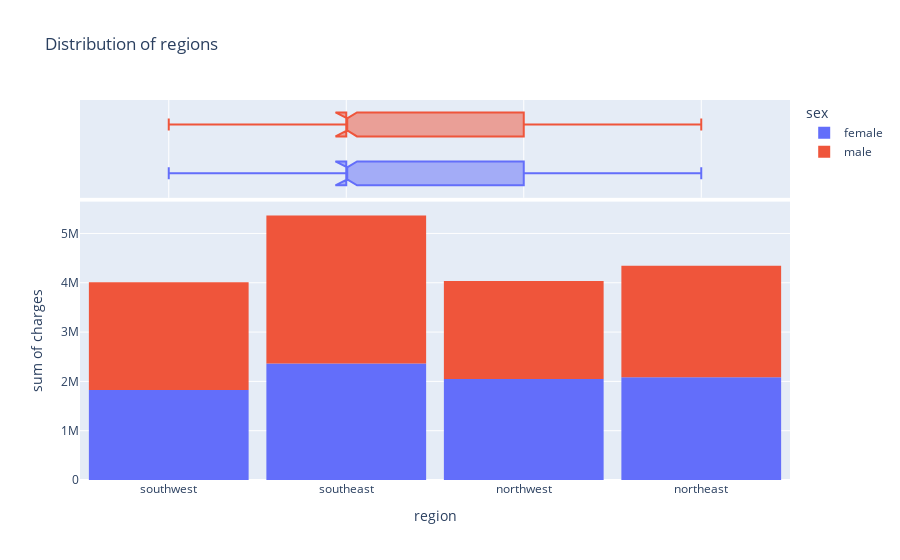

Notebook code for this chart:
### Markdown cell above
**Завдання 2**: Візуалізуйте розподіл медичних зборів (`charges`) у вигляді інтерактивної гістограми plotly з розбиттями за категоріями ознак
1. `sex`
2. `region`

Додайте маржинальний графік у вигляді бокс-плота вгорі по дикретним категоріям ознак.
Скористайтесь прикладом візуалізації з лекції.
Опишіть свої спостереження.

### Code cell
fig = px.histogram(df,
                   x='region',
                   y='charges',
                   marginal='box',
                   color='sex',
                   title='Distribution of regions')
fig.update_layout(bargap=0.1)
fig.show()

### Figure 1 — Plotly figure (JSON) as saved in the notebook; plotly's stock layout.template omitted (floating-point values rounded to 4 significant figures; data arrays with more than 128 entries replaced by an {"elided": "..."} marker saying what was removed)
{"data": [{"alignmentgroup": "True", "bingroup": "x", "histfunc": "sum", "hovertemplate": "sex=female<br>region=%{x}<br>sum of charges=%{y}<extra></extra>", "legendgroup": "female", "marker": {"color": "#636efa", "pattern": {"shape": ""}}, "name": "female", "offsetgroup": "female", "orientation": "v", "showlegend": true, "type": "histogram", "x": {"elided": "662 str values"}, "xaxis": "x", "y": {"elided": "662 float values"}, "yaxis": "y"}, {"alignmentgroup": "True", "hovertemplate": "sex=female<br>region=%{x}<extra></extra>", "legendgroup": "female", "marker": {"color": "#636efa"}, "name": "female", "notched": true, "offsetgroup": "female", "showlegend": false, "type": "box", "x": {"elided": "662 str values"}, "xaxis": "x2", "yaxis": "y2"}, {"alignmentgroup": "True", "bingroup": "x", "histfunc": "sum", "hovertemplate": "sex=male<br>region=%{x}<br>sum of charges=%{y}<extra></extra>", "legendgroup": "male", "marker": {"color": "#EF553B", "pattern": {"shape": ""}}, "name": "male", "offsetgroup": "male", "orientation": "v", "showlegend": true, "type": "histogram", "x": {"elided": "676 str values"}, "xaxis": "x", "y": {"elided": "676 float values"}, "yaxis": "y"}, {"alignmentgroup": "True", "hovertemplate": "sex=male<br>region=%{x}<extra></extra>", "legendgroup": "male", "marker": {"color": "#EF553B"}, "name": "male", "notched": true, "offsetgroup": "male", "showlegend": false, "type": "box", "x": {"elided": "676 str values"}, "xaxis": "x2", "yaxis": "y2"}], "layout": {"bargap": 0.1, "barmode": "relative", "legend": {"title": {"text": "sex"}, "tracegroupgap": 0}, "title": {"text": "Distribution of regions"}, "xaxis": {"anchor": "y", "domain": [0, 1], "title": {"text": "region"}}, "xaxis2": {"anchor": "y2", "domain": [0, 1], "matches": "x", "showgrid": true, "showticklabels": false}, "yaxis": {"anchor": "x", "domain": [0, 0.7326], "title": {"text": "sum of charges"}}, "yaxis2": {"anchor": "x2", "domain": [0.7426, 1], "matches": "y2", "showgrid": false, "showline": false, "showticklabels": false, "ticks": ""}}}
